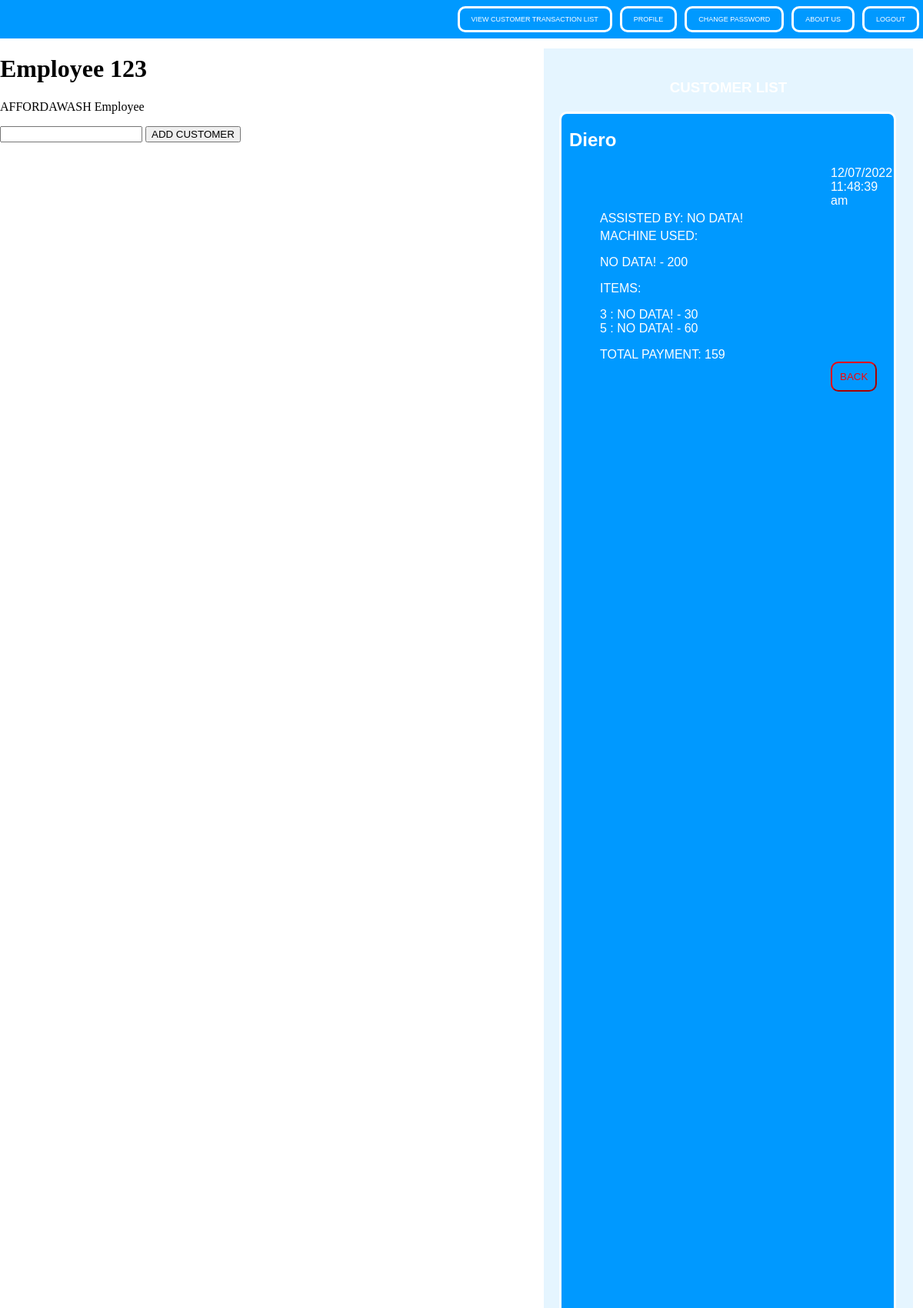
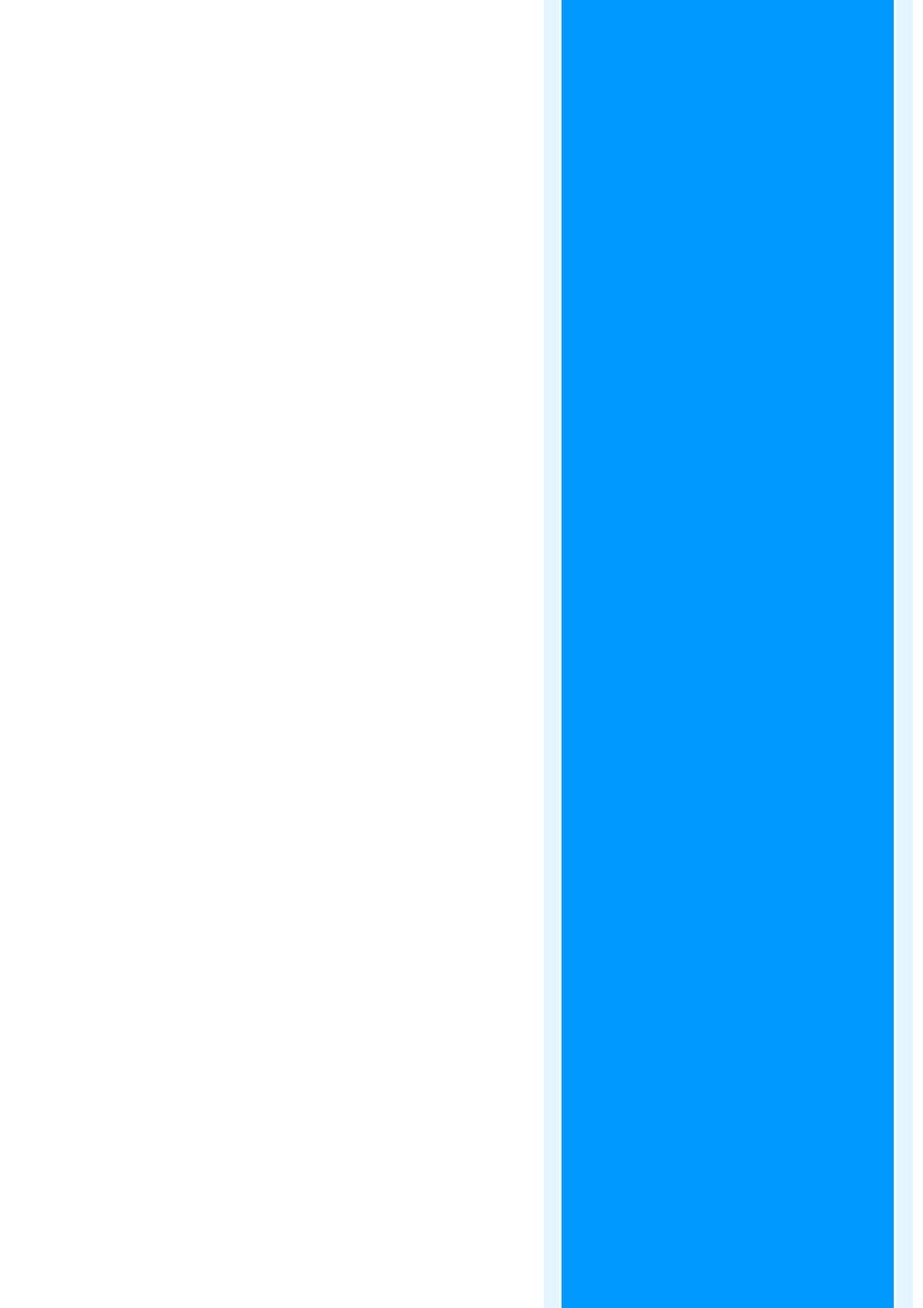
/main/employee/viewCustomerList (signed in, upper part), run on the app's committed database (2 pictures, top to bottom).
### tables this page shows
CREATE TABLE `tbl_customer_transact` (
  `id` int(11) NOT NULL,
  `customer_alias` text NOT NULL,
  `employee_id` int(11) NOT NULL,
  `machine_id_list` text NOT NULL,
  `item_id_list` text NOT NULL,
  `transaction_payment` double NOT NULL,
  `transaction_datetime` text NOT NULL
);

### application/controllers/Main.php (called while the page is built, shortened)
<?php
class Main extends CI_Controller
{
	public function __construct()
	{
		$this->load->model('DatabaseModel');
	}
	private function getCustomerList()
	{
		return $this->DatabaseModel->getCustomerList();
	}
	public function employee($query = '')
	{
		if (isset($_SESSION['user_data']) && $_SESSION['user_data']['login'] == 'employee') {
			$this->load->view('layout/header');
			switch ($query) {
				case 'viewCustomerList':
					$this->load->view('employee_view', $_SESSION['user_data']);
					$this->load->view('list/list_customers', $this->getCustomerList());
					break;
			}
			$this->load->view('layout/footer');
		} else {
			session_destroy();
			header('Location: ' . base_url());
		}
	}
}

### index.php (called while the page is built, shortened)
<?php
require_once BASEPATH.'core/CodeIgniter.php';

### application/views/list/list_customers.php (the view, shortened to what this page needs)
<div class="panel">
    <h3 class="add">CUSTOMER LIST</h3>
    <?php foreach ($list as $customer) { ?>
    <div class="customer_list">
        <div class="update_form">
            <h2 class="cname">
                <?= $customer['name']; ?>
            </h2>
            <div class="date_time">
                <?= $customer['date'] ?>
            </div>
            <div class="label">ASSISTED BY: <?= $customer['employee']; ?>
            </div>
            <div class="label">MACHINE USED: <p>
                    <?= $customer['machine_used'] ?>
                </p>
            </div>
            <div class="label">ITEMS: <p>
                    <?= $customer['items_bought'] ?>
                </p>
            </div>
            <div class="label">TOTAL PAYMENT: <?= $customer['total_payment'] ?>
            </div>
            <form class="back_form" action="<?= base_url('main/' . $_SESSION['user_data']['login']) ?>" method="post">
                <input class="back" type="submit" value="BACK">
            </form>
        </div>
    </div>
    <?php } ?>
</div>

### application/models/DatabaseModel.php (shortened to what this page needs)
<?php
class DatabaseModel extends CI_Model
{
    public function getCustomerList()
    {
        $this->db->db_debug = false;
        $query = $this->db->get('tbl_customer_transact');
        $data = null;
        foreach ($query->result() as $customer) {
            $data['list'][$customer->id] = array(
                'id' => $customer->id,
                'name' => $customer->customer_alias,
                'employee' => $this->getEmployeeName($customer->employee_id),
                'machine_used' => $this->deconstructMachineUsed($customer->machine_id_list),
                'items_bought' => $this->decunstructItemsBought($customer->item_id_list),
                'total_payment' => $customer->transaction_payment,
                'date' => $customer->transaction_datetime
            );
        }
        return $data;
    }
    private function getEmployeeName($id)
    {
        $this->db->where('id', $id);
        $query = $this->db->get('tbl_employee');
        foreach ($query->result() as $employee) {
            return $employee->name;
        }
        return 'NO DATA!';
    }
    private function getItemName($id)
    {
        $this->db->where('id', $id);
        $query = $this->db->get('tbl_item');
        foreach ($query->result() as $item) {
            return $item->item_name;
        }
        return 'NO DATA!';
    }
    private function deconstructMachineUsed($str)
    {
        if ($str == '') {
            return '';
        } else {
            $arr = explode(' ', $str);
            $this->db->where('id', $arr[0]);
            $query = $this->db->get('tbl_machine');
            $str = 'NO DATA!';
            foreach ($query->result() as $machine) {
                $str = $machine->service_name;
            }
            $str = "$str - $arr[1]";
            return $str;
        }
    }
    private function decunstructItemsBought($str)
    {
        if ($str == '') {
            return '';
        } else {
            $arrs = explode(':', $str);
            $arr2d = null;
            $str = '';
            for ($i = 0; $i < count($arrs); $i++) {
                $arr2d[$i] = explode(' ', $arrs[$i]);
                $str .= $arr2d[$i][1] . ' : ' . $this->getItemName($arr2d[$i][0]) . ' - ' . $arr2d[$i][2] . '<br>';
            }
            return $str;
        }
    }
    private function getTblCount($tbl)
    {
        $this->db->db_debug = false;
        $query = $this->db->get($tbl);
        if ($query) {
            return count($query->result());
        } else {
            return 0;
        }
    }
}

### application/views/layout/header.php (style rules this page uses)
body { background-repeat: no-repeat; background-size: cover; background-position: top center; margin: 0; }
div.panel { position: absolute; top: 60px; bottom: 10px; right: 10px; max-width: 40%; background-color: rgba(0, 153, 255, .1); height: auto; width: 40%; min-width: 400px; border: 3px solid #ffffff; overflow: scroll; backdrop-filter: blur(6px); }
::placeholder { color: white; }

### application/views/list/list_customers.php (style rules this page uses)
.label { margin-left: 50px; margin-top: 5px; color: white; font-family: Arial, Helvetica, sans-serif; }
.date_time { margin-top: px; margin-bottom: 0px; margin-left: 350px; color: white; font-family: Arial, Helvetica, sans-serif; }
.cname { margin-left: 10px; font-family: Verdana, Geneva, Tahoma, sans-serif; color: white; }
.add { margin-top: 40px; text-align: center; font-family: Verdana, Geneva, Tahoma, sans-serif; color: white; }
.customer_list { width: 90%; height: 70%; background: #0099ff; margin: 20px; border-radius: 10px; border: 3px solid white; display: flex; flex-direction: row; align-items: flex-end; }
.update_form { flex-direction: column; align-items: center; height: 100%; width: 100%; }
.back { background-color: transparent; border-radius: 10px; color: red; border-color: red; padding: 10px; margin-bottom: 5px; margin-right: 20px; }
.back_form { width: fit-content; display: flex; align-items: flex-end; margin-left: 350px; }

### data on the page
tbl_customer_transact: customer_alias "Diero", transaction_datetime "12/07/2022 11:48:39 am", employee "NO DATA!", machine_used "NO DATA! - 200", i "3", ItemName "NO DATA!", i "30", i "5", i "60", transaction_payment "159"

### other printed values
$name "123"
$title "Employee"
